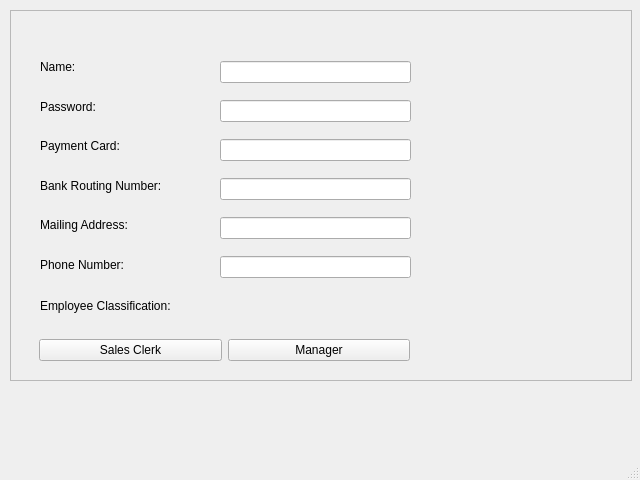
<?xml version="1.0" encoding="UTF-8"?>
<ui version="4.0">
 <class>add_employee</class>
 <widget class="QMainWindow" name="add_employee">
  <property name="geometry">
   <rect>
    <x>0</x>
    <y>0</y>
    <width>640</width>
    <height>480</height>
   </rect>
  </property>
  <property name="windowTitle">
   <string>MainWindow</string>
  </property>
  <widget class="QWidget" name="centralwidget">
   <widget class="QFrame" name="frame">
    <property name="geometry">
     <rect>
      <x>10</x>
      <y>10</y>
      <width>622</width>
      <height>371</height>
     </rect>
    </property>
    <property name="frameShape">
     <enum>QFrame::StyledPanel</enum>
    </property>
    <property name="frameShadow">
     <enum>QFrame::Raised</enum>
    </property>
    <widget class="QWidget" name="verticalLayoutWidget">
     <property name="geometry">
      <rect>
       <x>30</x>
       <y>40</y>
       <width>161</width>
       <height>231</height>
      </rect>
     </property>
     <layout class="QVBoxLayout" name="verticalLayout">
      <item>
       <widget class="QLabel" name="label_6">
        <property name="text">
         <string>Name: </string>
        </property>
       </widget>
      </item>
      <item>
       <widget class="QLabel" name="label_3">
        <property name="text">
         <string>Password:</string>
        </property>
       </widget>
      </item>
      <item>
       <widget class="QLabel" name="label_2">
        <property name="text">
         <string>Payment Card:</string>
        </property>
       </widget>
      </item>
      <item>
       <widget class="QLabel" name="label_5">
        <property name="text">
         <string>Bank Routing Number:</string>
        </property>
       </widget>
      </item>
      <item>
       <widget class="QLabel" name="label_4">
        <property name="text">
         <string>Mailing Address:</string>
        </property>
       </widget>
      </item>
      <item>
       <widget class="QLabel" name="label_8">
        <property name="text">
         <string>Phone Number:</string>
        </property>
       </widget>
      </item>
     </layout>
    </widget>
    <widget class="QWidget" name="verticalLayoutWidget_2">
     <property name="geometry">
      <rect>
       <x>210</x>
       <y>40</y>
       <width>191</width>
       <height>241</height>
      </rect>
     </property>
     <layout class="QVBoxLayout" name="verticalLayout_2">
      <item>
       <widget class="QLineEdit" name="name"/>
      </item>
      <item>
       <widget class="QLineEdit" name="password"/>
      </item>
      <item>
       <widget class="QLineEdit" name="paymentNumber"/>
      </item>
      <item>
       <widget class="QLineEdit" name="bankRouting"/>
      </item>
      <item>
       <widget class="QLineEdit" name="mailing"/>
      </item>
      <item>
       <widget class="QLineEdit" name="phone"/>
      </item>
     </layout>
    </widget>
    <widget class="QLabel" name="label">
     <property name="geometry">
      <rect>
       <x>30</x>
       <y>280</y>
       <width>231</width>
       <height>31</height>
      </rect>
     </property>
     <property name="text">
      <string>Employee Classification: </string>
     </property>
    </widget>
    <widget class="QWidget" name="horizontalLayoutWidget">
     <property name="geometry">
      <rect>
       <x>29</x>
       <y>320</y>
       <width>371</width>
       <height>41</height>
      </rect>
     </property>
     <layout class="QHBoxLayout" name="horizontalLayout">
      <item>
       <widget class="QPushButton" name="pushButton_2">
        <property name="text">
         <string>Sales Clerk</string>
        </property>
       </widget>
      </item>
      <item>
       <widget class="QPushButton" name="pushButton">
        <property name="text">
         <string>Manager</string>
        </property>
       </widget>
      </item>
     </layout>
    </widget>
   </widget>
  </widget>
  <widget class="QMenuBar" name="menubar">
   <property name="geometry">
    <rect>
     <x>0</x>
     <y>0</y>
     <width>640</width>
     <height>21</height>
    </rect>
   </property>
  </widget>
  <widget class="QStatusBar" name="statusbar"/>
 </widget>
 <resources/>
 <connections/>
</ui>
